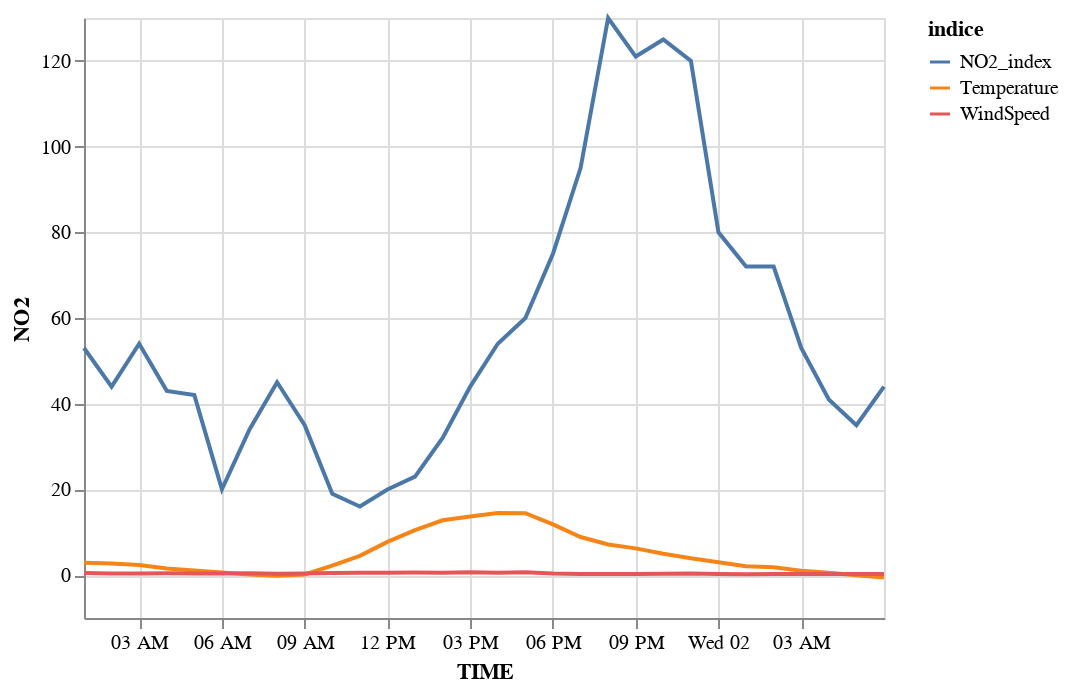

Notebook code for this chart:
### Code cell
chart = alt.Chart(source).transform_fold(['NO2_index', 'Temperature', 'WindSpeed'], 
                                 as_=['indice','NO2']).mark_line().encode(x='TIME:T', y='NO2:Q',
                                                                             color='indice:N')
chart

### Figure 1 — Vega-Lite specification as saved in the notebook (floating-point values rounded to 4 significant figures)
{"config": {"view": {"continuousWidth": 400, "continuousHeight": 300}}, "data": {"name": "data-8155c010a041092ab4f85334ca0358cb"}, "mark": "line", "encoding": {"color": {"type": "nominal", "field": "indice"}, "x": {"type": "temporal", "field": "TIME"}, "y": {"type": "quantitative", "field": "NO2"}}, "transform": [{"fold": ["NO2_index", "Temperature", "WindSpeed"], "as": ["indice", "NO2"]}], "$schema": "https://vega.github.io/schema/vega-lite/v4.8.1.json", "datasets": {"data-8155c010a041092ab4f85334ca0358cb": [{"TIME": "2019-01-01 00:59:59", "HOUR": 1.0, "DAYWEEK": 1, "AirStationId": 16.0, "WeatherStationId": 16, "NO2_index": 53.0, "WindSpeed": 0.495, "WindDirection": 56.0, "Temperature": 2.9, "BarPressure": 952.0, "Humidity": 57.0, "Precipitation": 0.0}, {"TIME": "2019-01-01 01:59:59", "HOUR": 2.0, "DAYWEEK": 1, "AirStationId": 16.0, "WeatherStationId": 16, "NO2_index": 44.0, "WindSpeed": 0.41, "WindDirection": 77.0, "Temperature": 2.7, "BarPressure": 952.0, "Humidity": 57.0, "Precipitation": 0.0}, {"TIME": "2019-01-01 02:59:59", "HOUR": 3.0, "DAYWEEK": 1, "AirStationId": 16.0, "WeatherStationId": 16, "NO2_index": 54.0, "WindSpeed": 0.355, "WindDirection": 75.5, "Temperature": 2.35, "BarPressure": 952.0, "Humidity": 57.0, "Precipitation": 0.0}, {"TIME": "2019-01-01 03:59:59", "HOUR": 4.0, "DAYWEEK": 1, "AirStationId": 16.0, "WeatherStationId": 16, "NO2_index": 43.0, "WindSpeed": 0.42, "WindDirection": 102.0, "Temperature": 1.55, "BarPressure": 952.0, "Humidity": 56.0, "Precipitation": 0.0}, {"TIME": "2019-01-01 04:59:59", "HOUR": 5.0, "DAYWEEK": 1, "AirStationId": 16.0, "WeatherStationId": 16, "NO2_index": 42.0, "WindSpeed": 0.355, "WindDirection": 117.0, "Temperature": 1.1, "BarPressure": 951.0, "Humidity": 59.0, "Precipitation": 0.0}, {"TIME": "2019-01-01 05:59:59", "HOUR": 6.0, "DAYWEEK": 1, "AirStationId": 16.0, "WeatherStationId": 16, "NO2_index": 20.0, "WindSpeed": 0.385, "WindDirection": 92.0, "Temperature": 0.6, "BarPressure": 951.0, "Humidity": 57.0, "Precipitation": 0.0}, {"TIME": "2019-01-01 06:59:59", "HOUR": 7.0, "DAYWEEK": 1, "AirStationId": 16.0, "WeatherStationId": 16, "NO2_index": 34.0, "WindSpeed": 0.43, "WindDirection": 161.5, "Temperature": 0.15, "BarPressure": 951.0, "Humidity": 59.0, "Precipitation": 0.0}, {"TIME": "2019-01-01 07:59:59", "HOUR": 8.0, "DAYWEEK": 1, "AirStationId": 16.0, "WeatherStationId": 16, "NO2_index": 45.0, "WindSpeed": 0.34, "WindDirection": 76.0, "Temperature": -0.15, "BarPressure": 952.0, "Humidity": 64.0, "Precipitation": 0.0}, {"TIME": "2019-01-01 08:59:59", "HOUR": 9.0, "DAYWEEK": 1, "AirStationId": 16.0, "WeatherStationId": 16, "NO2_index": 35.0, "WindSpeed": 0.39, "WindDirection": 60.5, "Temperature": 0.15, "BarPressure": 952.0, "Humidity": 61.0, "Precipitation": 0.0}, {"TIME": "2019-01-01 09:59:59", "HOUR": 10.0, "DAYWEEK": 1, "AirStationId": 16.0, "WeatherStationId": 16, "NO2_index": 19.0, "WindSpeed": 0.5, "WindDirection": 62.5, "Temperature": 2.2, "BarPressure": 952.0, "Humidity": 57.0, "Precipitation": 0.0}, {"TIME": "2019-01-01 10:59:59", "HOUR": 11.0, "DAYWEEK": 1, "AirStationId": 16.0, "WeatherStationId": 16, "NO2_index": 16.0, "WindSpeed": 0.53, "WindDirection": 77.5, "Temperature": 4.5, "BarPressure": 953.0, "Humidity": 54.0, "Precipitation": 0.0}, {"TIME": "2019-01-01 11:59:59", "HOUR": 12.0, "DAYWEEK": 1, "AirStationId": 16.0, "WeatherStationId": 16, "NO2_index": 20.0, "WindSpeed": 0.58, "WindDirection": 89.5, "Temperature": 7.75, "BarPressure": 952.0, "Humidity": 47.0, "Precipitation": 0.0}, {"TIME": "2019-01-01 12:59:59", "HOUR": 13.0, "DAYWEEK": 1, "AirStationId": 16.0, "WeatherStationId": 16, "NO2_index": 23.0, "WindSpeed": 0.61, "WindDirection": 123.5, "Temperature": 10.5, "BarPressure": 952.0, "Humidity": 29.0, "Precipitation": 0.0}, {"TIME": "2019-01-01 13:59:59", "HOUR": 14.0, "DAYWEEK": 1, "AirStationId": 16.0, "WeatherStationId": 16, "NO2_index": 32.0, "WindSpeed": 0.57, "WindDirection": 180.5, "Temperature": 12.8, "BarPressure": 951.0, "Humidity": 24.0, "Precipitation": 0.0}, {"TIME": "2019-01-01 14:59:59", "HOUR": 15.0, "DAYWEEK": 1, "AirStationId": 16.0, "WeatherStationId": 16, "NO2_index": 44.0, "WindSpeed": 0.665, "WindDirection": 179.0, "Temperature": 13.7, "BarPressure": 951.0, "Humidity": 23.0, "Precipitation": 0.0}, {"TIME": "2019-01-01 15:59:59", "HOUR": 16.0, "DAYWEEK": 1, "AirStationId": 16.0, "WeatherStationId": 16, "NO2_index": 54.0, "WindSpeed": 0.57, "WindDirection": 170.5, "Temperature": 14.5, "BarPressure": 951.0, "Humidity": 24.0, "Precipitation": 0.0}, {"TIME": "2019-01-01 16:59:59", "HOUR": 17.0, "DAYWEEK": 1, "AirStationId": 16.0, "WeatherStationId": 16, "NO2_index": 60.0, "WindSpeed": 0.655, "WindDirection": 186.5, "Temperature": 14.45, "BarPressure": 951.0, "Humidity": 28.0, "Precipitation": 0.0}, {"TIME": "2019-01-01 17:59:59", "HOUR": 18.0, "DAYWEEK": 1, "AirStationId": 16.0, "WeatherStationId": 16, "NO2_index": 75.0, "WindSpeed": 0.37, "WindDirection": 184.0, "Temperature": 11.85, "BarPressure": 951.0, "Humidity": 39.0, "Precipitation": 0.0}, {"TIME": "2019-01-01 18:59:59", "HOUR": 19.0, "DAYWEEK": 1, "AirStationId": 16.0, "WeatherStationId": 16, "NO2_index": 95.0, "WindSpeed": 0.26, "WindDirection": 222.0, "Temperature": 8.9, "BarPressure": 951.0, "Humidity": 46.0, "Precipitation": 0.0}, {"TIME": "2019-01-01 19:59:59", "HOUR": 20.0, "DAYWEEK": 1, "AirStationId": 16.0, "WeatherStationId": 16, "NO2_index": 130.0, "WindSpeed": 0.28, "WindDirection": 53.5, "Temperature": 7.15, "BarPressure": 951.0, "Humidity": 52.0, "Precipitation": 0.0}, {"TIME": "2019-01-01 20:59:59", "HOUR": 21.0, "DAYWEEK": 1, "AirStationId": 16.0, "WeatherStationId": 16, "NO2_index": 121.0, "WindSpeed": 0.285, "WindDirection": 198.5, "Temperature": 6.25, "BarPressure": 951.0, "Humidity": 56.0, "Precipitation": 0.0}, {"TIME": "2019-01-01 21:59:59", "HOUR": 22.0, "DAYWEEK": 1, "AirStationId": 16.0, "WeatherStationId": 16, "NO2_index": 125.0, "WindSpeed": 0.315, "WindDirection": 68.5, "Temperature": 5.0, "BarPressure": 951.0, "Humidity": 60.0, "Precipitation": 0.0}, {"TIME": "2019-01-01 22:59:59", "HOUR": 23.0, "DAYWEEK": 1, "AirStationId": 16.0, "WeatherStationId": 16, "NO2_index": 120.0, "WindSpeed": 0.37, "WindDirection": 179.0, "Temperature": 3.95, "BarPressure": 951.0, "Humidity": 63.0, "Precipitation": 0.0}, {"TIME": "2019-01-01 23:59:59", "HOUR": 24.0, "DAYWEEK": 1, "AirStationId": 16.0, "WeatherStationId": 16, "NO2_index": 80.0, "WindSpeed": 0.26, "WindDirection": 167.5, "Temperature": 3.0, "BarPressure": 951.0, "Humidity": 61.0, "Precipitation": 0.0}, {"TIME": "2019-01-02 00:59:59", "HOUR": 1.0, "DAYWEEK": 2, "AirStationId": 16.0, "WeatherStationId": 16, "NO2_index": 72.0, "WindSpeed": 0.23, "WindDirection": 99.5, "Temperature": 2.1, "BarPressure": 952.0, "Humidity": 64.0, "Precipitation": 0.0}, {"TIME": "2019-01-02 01:59:59", "HOUR": 2.0, "DAYWEEK": 2, "AirStationId": 16.0, "WeatherStationId": 16, "NO2_index": 72.0, "WindSpeed": 0.27, "WindDirection": 113.5, "Temperature": 1.85, "BarPressure": 951.0, "Humidity": 67.0, "Precipitation": 0.0}, {"TIME": "2019-01-02 02:59:59", "HOUR": 3.0, "DAYWEEK": 2, "AirStationId": 16.0, "WeatherStationId": 16, "NO2_index": 53.0, "WindSpeed": 0.295, "WindDirection": 70.0, "Temperature": 1.0, "BarPressure": 951.0, "Humidity": 67.0, "Precipitation": 0.0}, {"TIME": "2019-01-02 03:59:59", "HOUR": 4.0, "DAYWEEK": 2, "AirStationId": 16.0, "WeatherStationId": 16, "NO2_index": 41.0, "WindSpeed": 0.255, "WindDirection": 143.5, "Temperature": 0.55, "BarPressure": 951.0, "Humidity": 69.0, "Precipitation": 0.0}, {"TIME": "2019-01-02 04:59:59", "HOUR": 5.0, "DAYWEEK": 2, "AirStationId": 16.0, "WeatherStationId": 16, "NO2_index": 35.0, "WindSpeed": 0.265, "WindDirection": 143.0, "Temperature": -0.05, "BarPressure": 951.0, "Humidity": 71.0, "Precipitation": 0.0}, {"TIME": "2019-01-02 05:59:59", "HOUR": 6.0, "DAYWEEK": 2, "AirStationId": 16.0, "WeatherStationId": 16, "NO2_index": 44.0, "WindSpeed": 0.26, "WindDirection": 161.5, "Temperature": -0.55, "BarPressure": 950.0, "Humidity": 74.0, "Precipitation": 0.0}]}}
